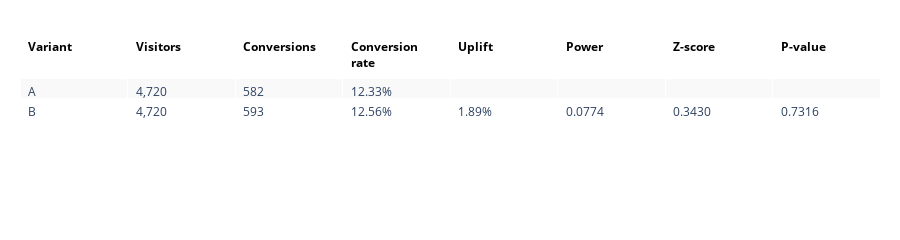

The notebook cell this image was saved under:
### Code cell
create_plotly_table(data)

### Figure 1 — Plotly figure (JSON) as saved in the notebook; plotly's stock layout.template omitted (floating-point values rounded to 4 significant figures)
{"data": [{"cells": {"align": "left", "fill": {"color": [["#F9F9F9", "#FFFFFF", "#F9F9F9", "#FFFFFF", "#F9F9F9", "#FFFFFF", "#F9F9F9", "#FFFFFF", "#F9F9F9", "#FFFFFF"]]}, "values": [["A", "B"], ["4,720", "4,720"], [582, 593], ["12.33%", "12.56%"], ["", "1.89%"], ["", "0.0774"], ["", "0.3430"], ["", "0.7316"]]}, "header": {"align": "left", "fill": {"color": "white"}, "font": {"color": "black", "size": 12}, "line": {"color": "white"}, "values": ["<b>Variant</b>", "<b>Visitors</b>", "<b>Conversions</b>", "<b>Conversion rate</b>", "<b>Uplift</b>", "<b>Power</b>", "<b>Z-score</b>", "<b>P-value</b>"]}, "type": "table"}], "layout": {"autosize": false, "height": 150, "margin": {"b": 10, "l": 20, "r": 20, "t": 30}}}
